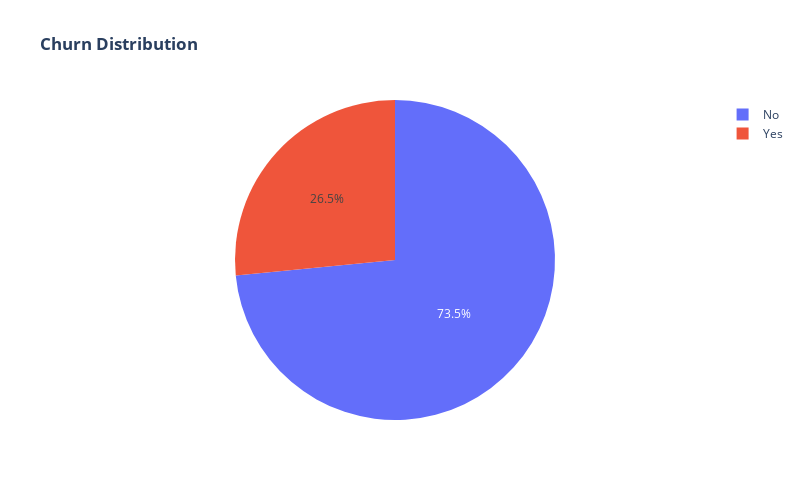

The notebook cell this image was saved under:
### Code cell
#Churn distribution percent wise
labels = data['Churn'].unique()
values = data['Churn'].value_counts()
fig = go.Figure(data=[go.Pie(labels=labels, values=values)])
fig.update_layout(width=800, height=500,title_text="<b>Churn Distribution<b>")
fig.show()

### Figure 1 — Plotly figure (JSON) as saved in the notebook; plotly's stock layout.template omitted (floating-point values rounded to 4 significant figures)
{"data": [{"labels": ["No", "Yes"], "type": "pie", "values": [5174, 1869]}], "layout": {"height": 500, "title": {"text": "<b>Churn Distribution<b>"}, "width": 800}}
